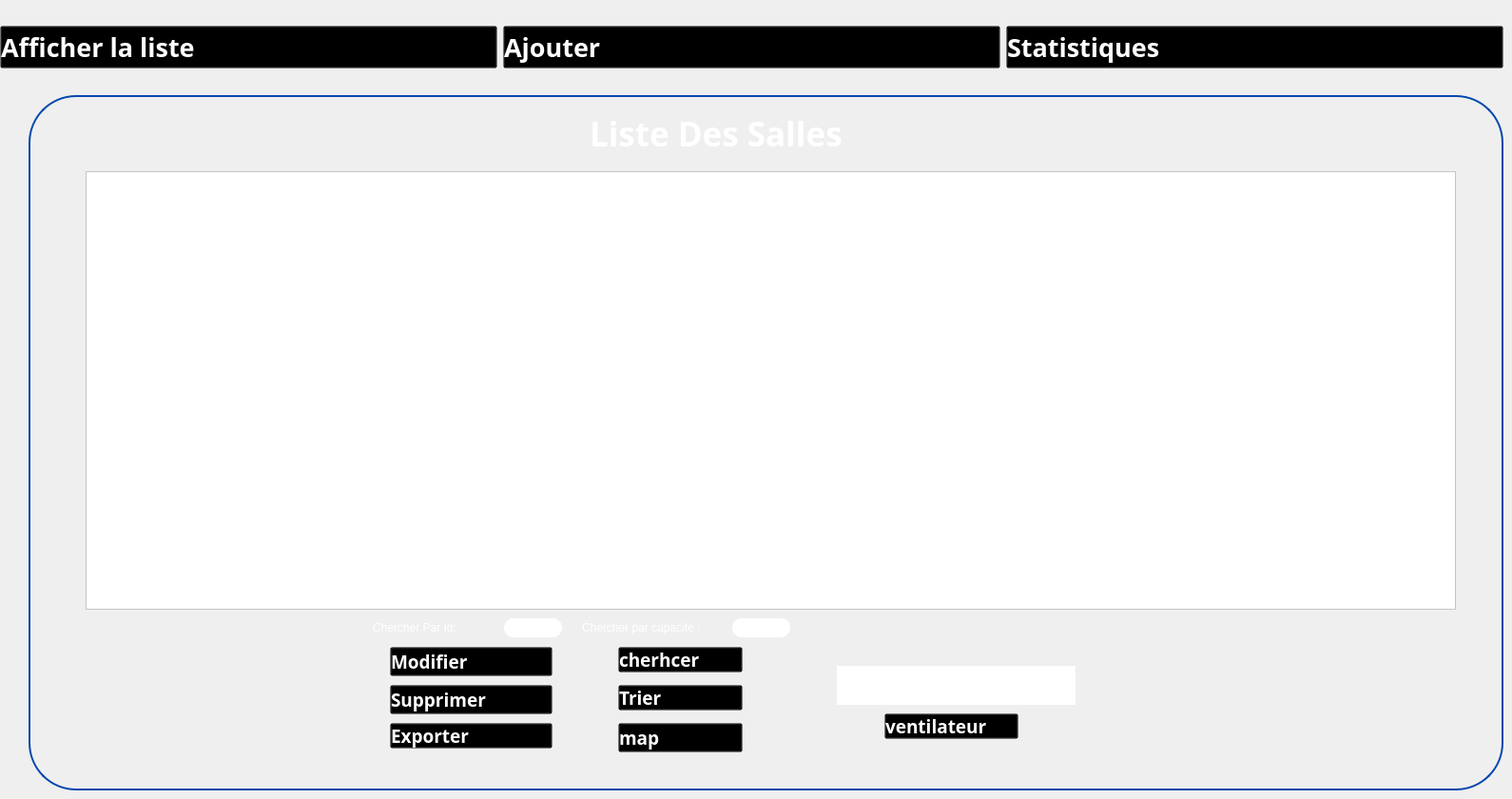
   <widget class="QWidget" name="listesalle">
    <widget class="QWidget" name="horizontalLayoutWidget_18">
     <property name="geometry">
      <rect>
       <x>0</x>
       <y>10</y>
       <width>1581</width>
       <height>80</height>
      </rect>
     </property>
     <layout class="QHBoxLayout" name="horizontalLayout_23">
      <item>
       <widget class="QPushButton" name="pushButton_132">
        <property name="font">
         <font>
          <family>Gill Sans MT</family>
          <pointsize>20</pointsize>
          <weight>75</weight>
          <bold>true</bold>
         </font>
        </property>
        <property name="styleSheet">
         <string notr="true">QPushButton:hover {
    color: blue;
    background: transparent;
}

QPushButton {
    text-align: left;
    background: transparent;
    color: rgb(255,255,255);
}
</string>
        </property>
        <property name="text">
         <string>Afficher la liste</string>
        </property>
        <property name="icon">
         <iconset>
          <normaloff>../../Downloads/wetransfer_icons_2024-02-06_1419/icons/liste-de-controle.png</normaloff>../../Downloads/wetransfer_icons_2024-02-06_1419/icons/liste-de-controle.png</iconset>
        </property>
        <property name="iconSize">
         <size>
          <width>50</width>
          <height>46</height>
         </size>
        </property>
       </widget>
      </item>
      <item>
       <widget class="QPushButton" name="pushButton_133">
        <property name="font">
         <font>
          <family>Gill Sans MT</family>
          <pointsize>20</pointsize>
          <weight>75</weight>
          <bold>true</bold>
         </font>
        </property>
        <property name="styleSheet">
         <string notr="true">QPushButton:hover {
    color: blue;
    background: transparent;
}

QPushButton {
    text-align: left;
    background: transparent;
    color: rgb(255,255,255);
}
</string>
        </property>
        <property name="text">
         <string>Ajouter </string>
        </property>
        <property name="icon">
         <iconset>
          <normaloff>../../Downloads/wetransfer_icons_2024-02-06_1419/icons/image (3).png</normaloff>../../Downloads/wetransfer_icons_2024-02-06_1419/icons/image (3).png</iconset>
        </property>
        <property name="iconSize">
         <size>
          <width>50</width>
          <height>46</height>
         </size>
        </property>
       </widget>
      </item>
      <item>
       <widget class="QPushButton" name="pushButton_134">
        <property name="font">
         <font>
          <family>Gill Sans MT</family>
          <pointsize>20</pointsize>
          <weight>75</weight>
          <bold>true</bold>
         </font>
        </property>
        <property name="styleSheet">
         <string notr="true">QPushButton:hover {
    color: blue;
    background: transparent;
}

QPushButton {
    text-align: left;
    background: transparent;
    color: rgb(255,255,255);
}

</string>
        </property>
        <property name="text">
         <string>Statistiques</string>
        </property>
        <property name="icon">
         <iconset>
          <normaloff>../../Downloads/wetransfer_icons_2024-02-06_1419/icons/image (2).png</normaloff>../../Downloads/wetransfer_icons_2024-02-06_1419/icons/image (2).png</iconset>
        </property>
        <property name="iconSize">
         <size>
          <width>50</width>
          <height>46</height>
         </size>
        </property>
       </widget>
      </item>
     </layout>
    </widget>
    <widget class="QGroupBox" name="groupBox_5">
     <property name="geometry">
      <rect>
       <x>30</x>
       <y>100</y>
       <width>1551</width>
       <height>731</height>
      </rect>
     </property>
     <property name="styleSheet">
      <string notr="true">
QGroupBox {
        border-radius:50px;
    border: 2px solid #0447AF; /* Red border */
}
</string>
     </property>
     <property name="title">
      <string/>
     </property>
     <widget class="QLabel" name="label_7">
      <property name="geometry">
       <rect>
        <x>120</x>
        <y>50</y>
        <width>81</width>
        <height>81</height>
       </rect>
      </property>
      <property name="text">
       <string/>
      </property>
      <property name="pixmap">
       <pixmap>:/Desktop/imageprojetcpp/gestion-de-projet.png</pixmap>
      </property>
      <property name="scaledContents">
       <bool>true</bool>
      </property>
     </widget>
     <widget class="QLabel" name="label_44">
      <property name="geometry">
       <rect>
        <x>590</x>
        <y>10</y>
        <width>441</width>
        <height>61</height>
       </rect>
      </property>
      <property name="font">
       <font>
        <family>Plus Jakarta Sans</family>
        <pointsize>26</pointsize>
        <weight>75</weight>
        <bold>true</bold>
       </font>
      </property>
      <property name="styleSheet">
       <string notr="true">color:white;
    background: transparent;
</string>
      </property>
      <property name="text">
       <string>Liste Des Salles</string>
      </property>
     </widget>
     <widget class="QGroupBox" name="horizontalGroupBox_8">
      <property name="geometry">
       <rect>
        <x>450</x>
        <y>260</y>
        <width>241</width>
        <height>51</height>
       </rect>
      </property>
      <property name="styleSheet">
       <string notr="true">background:transparent;
border:transparent;</string>
      </property>
      <layout class="QHBoxLayout" name="horizontalLayout_8"/>
     </widget>
     <widget class="QLineEdit" name="lineEdit_9">
      <property name="geometry">
       <rect>
        <x>360</x>
        <y>550</y>
        <width>111</width>
        <height>20</height>
       </rect>
      </property>
      <property name="styleSheet">
       <string notr="true">background:transparent;
border-radius:20px;
border-color:blue;
color:white;</string>
      </property>
      <property name="text">
       <string>Chercher Par Id:</string>
      </property>
     </widget>
     <widget class="QTableView" name="tablesalle">
      <property name="geometry">
       <rect>
        <x>60</x>
        <y>80</y>
        <width>1441</width>
        <height>461</height>
       </rect>
      </property>
      <property name="styleSheet">
       <string notr="true">background:white
</string>
      </property>
     </widget>
     <widget class="QLineEdit" name="lineEdit_14">
      <property name="geometry">
       <rect>
        <x>500</x>
        <y>550</y>
        <width>61</width>
        <height>20</height>
       </rect>
      </property>
      <property name="styleSheet">
       <string notr="true">background:white;
border-radius:10px;</string>
      </property>
     </widget>
     <widget class="QPushButton" name="trier">
      <property name="geometry">
       <rect>
        <x>620</x>
        <y>620</y>
        <width>131</width>
        <height>27</height>
       </rect>
      </property>
      <property name="font">
       <font>
        <family>Gill Sans MT</family>
        <pointsize>14</pointsize>
        <weight>75</weight>
        <bold>true</bold>
       </font>
      </property>
      <property name="styleSheet">
       <string notr="true">QPushButton:hover {
    color: red;
    background: transparent;
}

QPushButton {
    text-align: left;
    background: transparent;
    color: rgb(255,255,255);
}
</string>
      </property>
      <property name="text">
       <string>Trier</string>
      </property>
      <property name="icon">
       <iconset resource="ressource.qrc">
        <normaloff>:/image/pdf.png</normaloff>:/image/pdf.png</iconset>
      </property>
      <property name="iconSize">
       <size>
        <width>25</width>
        <height>25</height>
       </size>
      </property>
     </widget>
     <widget class="QLineEdit" name="lineEdit_16">
      <property name="geometry">
       <rect>
        <x>580</x>
        <y>550</y>
        <width>151</width>
        <height>20</height>
       </rect>
      </property>
      <property name="styleSheet">
       <string notr="true">background:transparent;
border-radius:20px;
border-color:blue;
color:white;</string>
      </property>
      <property name="text">
       <string>Chercher par capacite :</string>
      </property>
     </widget>
     <widget class="QLineEdit" name="lineEdit_17">
      <property name="geometry">
       <rect>
        <x>740</x>
        <y>550</y>
        <width>61</width>
        <height>20</height>
       </rect>
      </property>
      <property name="styleSheet">
       <string notr="true">background:white;
border-radius:10px;</string>
      </property>
     </widget>
     <widget class="QPushButton" name="chercher">
      <property name="geometry">
       <rect>
        <x>620</x>
        <y>580</y>
        <width>131</width>
        <height>27</height>
       </rect>
      </property>
      <property name="font">
       <font>
        <family>Gill Sans MT</family>
        <pointsize>14</pointsize>
        <weight>75</weight>
        <bold>true</bold>
       </font>
      </property>
      <property name="styleSheet">
       <string notr="true">QPushButton:hover {
    color: red;
    background: transparent;
}

QPushButton {
    text-align: left;
    background: transparent;
    color: rgb(255,255,255);
}
</string>
      </property>
      <property name="text">
       <string>cherhcer</string>
      </property>
      <property name="icon">
       <iconset resource="ressource.qrc">
        <normaloff>:/image/pdf.png</normaloff>:/image/pdf.png</iconset>
      </property>
      <property name="iconSize">
       <size>
        <width>25</width>
        <height>25</height>
       </size>
      </property>
     </widget>
     <widget class="QPushButton" name="mapFrame">
      <property name="geometry">
       <rect>
        <x>620</x>
        <y>660</y>
        <width>131</width>
        <height>31</height>
       </rect>
      </property>
      <property name="font">
       <font>
        <family>Gill Sans MT</family>
        <pointsize>14</pointsize>
        <weight>75</weight>
        <bold>true</bold>
       </font>
      </property>
      <property name="styleSheet">
       <string notr="true">QPushButton:hover {
    color: red;
    background: transparent;
}

QPushButton {
    text-align: left;
    background: transparent;
    color: rgb(255,255,255);
}
</string>
      </property>
      <property name="text">
       <string>map</string>
      </property>
      <property name="icon">
       <iconset>
        <normaloff>:/image/map.png</normaloff>:/image/map.png</iconset>
      </property>
      <property name="iconSize">
       <size>
        <width>25</width>
        <height>25</height>
       </size>
      </property>
     </widget>
     <widget class="QPushButton" name="modifsalle_2">
      <property name="geometry">
       <rect>
        <x>380</x>
        <y>580</y>
        <width>171</width>
        <height>31</height>
       </rect>
      </property>
      <property name="font">
       <font>
        <family>Gill Sans MT</family>
        <pointsize>14</pointsize>
        <weight>75</weight>
        <bold>true</bold>
       </font>
      </property>
      <property name="styleSheet">
       <string notr="true">QPushButton:hover {
    color: red;
    background: transparent;
}

QPushButton {
    text-align: left;
    background: transparent;
    color: rgb(255,255,255);
}


</string>
      </property>
      <property name="text">
       <string>Modifier</string>
      </property>
      <property name="icon">
       <iconset resource="ressource.qrc">
        <normaloff>:/image/crayon.png</normaloff>:/image/crayon.png</iconset>
      </property>
      <property name="iconSize">
       <size>
        <width>25</width>
        <height>25</height>
       </size>
      </property>
     </widget>
     <widget class="QPushButton" name="supprimersalle">
      <property name="geometry">
       <rect>
        <x>380</x>
        <y>620</y>
        <width>171</width>
        <height>31</height>
       </rect>
      </property>
      <property name="font">
       <font>
        <family>Gill Sans MT</family>
        <pointsize>14</pointsize>
        <weight>75</weight>
        <bold>true</bold>
       </font>
      </property>
      <property name="styleSheet">
       <string notr="true">QPushButton:hover {
    color: red;
    background: transparent;
}

QPushButton {
    text-align: left;
    background: transparent;
    color: rgb(255,255,255);
}
</string>
      </property>
      <property name="text">
       <string>Supprimer</string>
      </property>
      <property name="icon">
       <iconset resource="ressource.qrc">
        <normaloff>:/image/crayon.png</normaloff>:/image/crayon.png</iconset>
      </property>
      <property name="iconSize">
       <size>
        <width>25</width>
        <height>25</height>
       </size>
      </property>
     </widget>
     <widget class="QPushButton" name="exporter">
      <property name="geometry">
       <rect>
        <x>380</x>
        <y>660</y>
        <width>171</width>
        <height>27</height>
       </rect>
      </property>
      <property name="font">
       <font>
        <family>Gill Sans MT</family>
        <pointsize>14</pointsize>
        <weight>75</weight>
        <bold>true</bold>
       </font>
      </property>
      <property name="styleSheet">
       <string notr="true">QPushButton:hover {
    color: red;
    background: transparent;
}

QPushButton {
    text-align: left;
    background: transparent;
    color: rgb(255,255,255);
}
</string>
      </property>
      <property name="text">
       <string>Exporter</string>
      </property>
      <property name="icon">
       <iconset resource="ressource.qrc">
        <normaloff>:/image/pdf.png</normaloff>:/image/pdf.png</iconset>
      </property>
      <property name="iconSize">
       <size>
        <width>25</width>
        <height>25</height>
       </size>
      </property>
     </widget>
     <widget class="QPushButton" name="ventilateur">
      <property name="geometry">
       <rect>
        <x>900</x>
        <y>650</y>
        <width>141</width>
        <height>27</height>
       </rect>
      </property>
      <property name="font">
       <font>
        <family>Gill Sans MT</family>
        <pointsize>14</pointsize>
        <weight>75</weight>
        <bold>true</bold>
       </font>
      </property>
      <property name="styleSheet">
       <string notr="true">QPushButton:hover {
    color: red;
    background: transparent;
}

QPushButton {
    text-align: left;
    background: transparent;
    color: rgb(255,255,255);
}
</string>
      </property>
      <property name="text">
       <string>ventilateur</string>
      </property>
      <property name="icon">
       <iconset resource="ressource.qrc">
        <normaloff>:/image/pdf.png</normaloff>:/image/pdf.png</iconset>
      </property>
      <property name="iconSize">
       <size>
        <width>25</width>
        <height>25</height>
       </size>
      </property>
     </widget>
     <widget class="QLabel" name="labelResult">
      <property name="geometry">
       <rect>
        <x>850</x>
        <y>600</y>
        <width>251</width>
        <height>41</height>
       </rect>
      </property>
      <property name="styleSheet">
       <string notr="true">color: rgb(255, 0, 0);
background-color: qlineargradient(spread:pad, x1:0, y1:0, x2:1, y2:0, stop:0 rgba(0, 0, 0, 255), stop:1 rgba(255, 255, 255, 255));
alternate-background-color: rgb(255, 255, 255);
background-color: rgb(255, 255, 255);</string>
      </property>
      <property name="text">
       <string/>
      </property>
     </widget>
    </widget>
   </widget>
